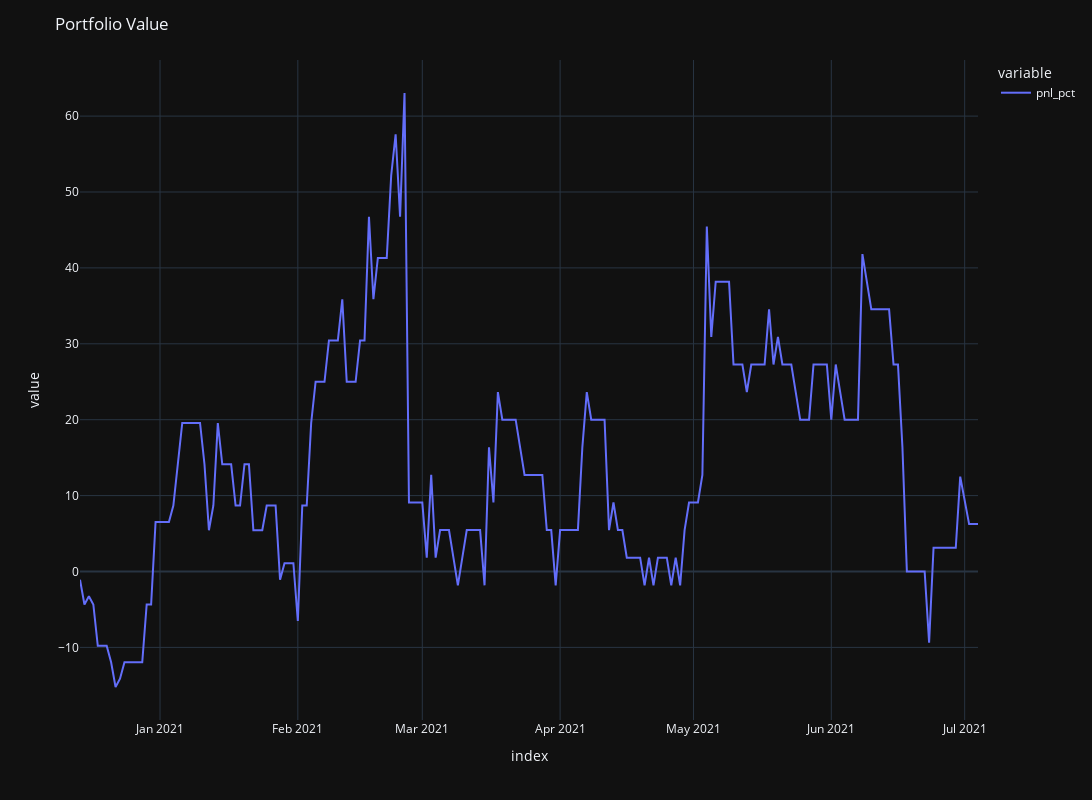

Notebook source saved alongside this figure:
### Code cell
fig = px.line(dict_profit['BMN.AX']['pnl_pct'] *100, width=1600, height=800, log_y=False)
fig = px.line(dict_profit['BOE.AX']['pnl_pct'] *100, width=1600, height=800, log_y=False)
fig.update_layout(xaxis_rangeslider_visible=False,
                 title='Portfolio Value',
                 template='plotly_dark')

fig.show()

### Figure 1 — Plotly figure (JSON) as saved in the notebook; plotly's stock layout.template omitted (floating-point values rounded to 4 significant figures; data arrays with more than 128 entries replaced by an {"elided": "..."} marker saying what was removed)
{"data": [{"hovertemplate": "variable=pnl_pct<br>index=%{x}<br>value=%{y}<extra></extra>", "legendgroup": "pnl_pct", "line": {"color": "#636efa", "dash": "solid"}, "mode": "lines", "name": "pnl_pct", "orientation": "v", "showlegend": true, "type": "scatter", "x": {"elided": "203 str values"}, "xaxis": "x", "y": {"elided": "203 float values"}, "yaxis": "y"}], "layout": {"height": 800, "legend": {"title": {"text": "variable"}, "tracegroupgap": 0}, "margin": {"t": 60}, "title": {"text": "Portfolio Value"}, "width": 1600, "xaxis": {"anchor": "y", "autorange": true, "domain": [0, 1], "range": ["2020-12-14", "2021-07-04"], "rangeslider": {"visible": false, "yaxis": {}}, "title": {"text": "index"}, "type": "date"}, "yaxis": {"anchor": "x", "autorange": true, "domain": [0, 1], "range": [-19.57, 67.39], "title": {"text": "value"}, "type": "linear"}}}
